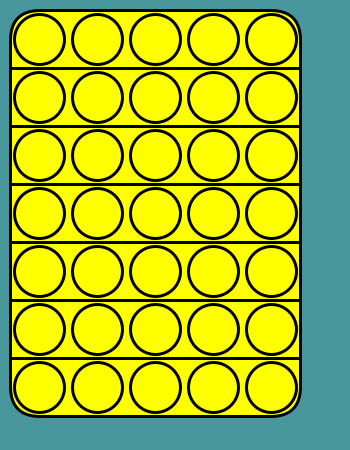
Frame 1 (no input)
Frame 60 (the mouse pressed at the canvas centre just before this capture): identical to frame 1, image omitted
Frame 120 (the mouse held since frame 60 and released just before this capture): identical to frame 1, image omitted

The Processing sketch that drew this single still picture (run headless with seeded random() and noise(); from frame 60 on, the mouse is pressed at the canvas centre):

// Processing sketch: week09_5_bubble_happy_part3
// ── week09_5_bubble_happy_part3.pde
//week09_5_bubble_happy_part3
void setup(){
  size(350,450);
}
int[][]a=new int[7][5];
void draw(){
  background(72,151,156);
  strokeWeight(3);
  fill(255,255,0);
  rect(10,10,58*5,58*7,30);
    for(int i=10+58;i<10+58*7;i+=58){
      line(10,i,300,i);
    }
    for(int i=0;i<7;i++){
      for(int j=0;j<5;j++){
        int x=39+j*58,y=39+i*58;
        if(mousePressed&&dist(x,y,mouseX,mouseY)<29&&mouseButton==LEFT)a[i][j]=1;
        if(mousePressed&&dist(x,y,mouseX,mouseY)<29&&mouseButton==RIGHT)a[i][j]=0;
        if(a[i][j]==1)
        fill(255,0,0);
        else fill(255,255,0);
        ellipse(x,y,50,50);
      }
  }
}
